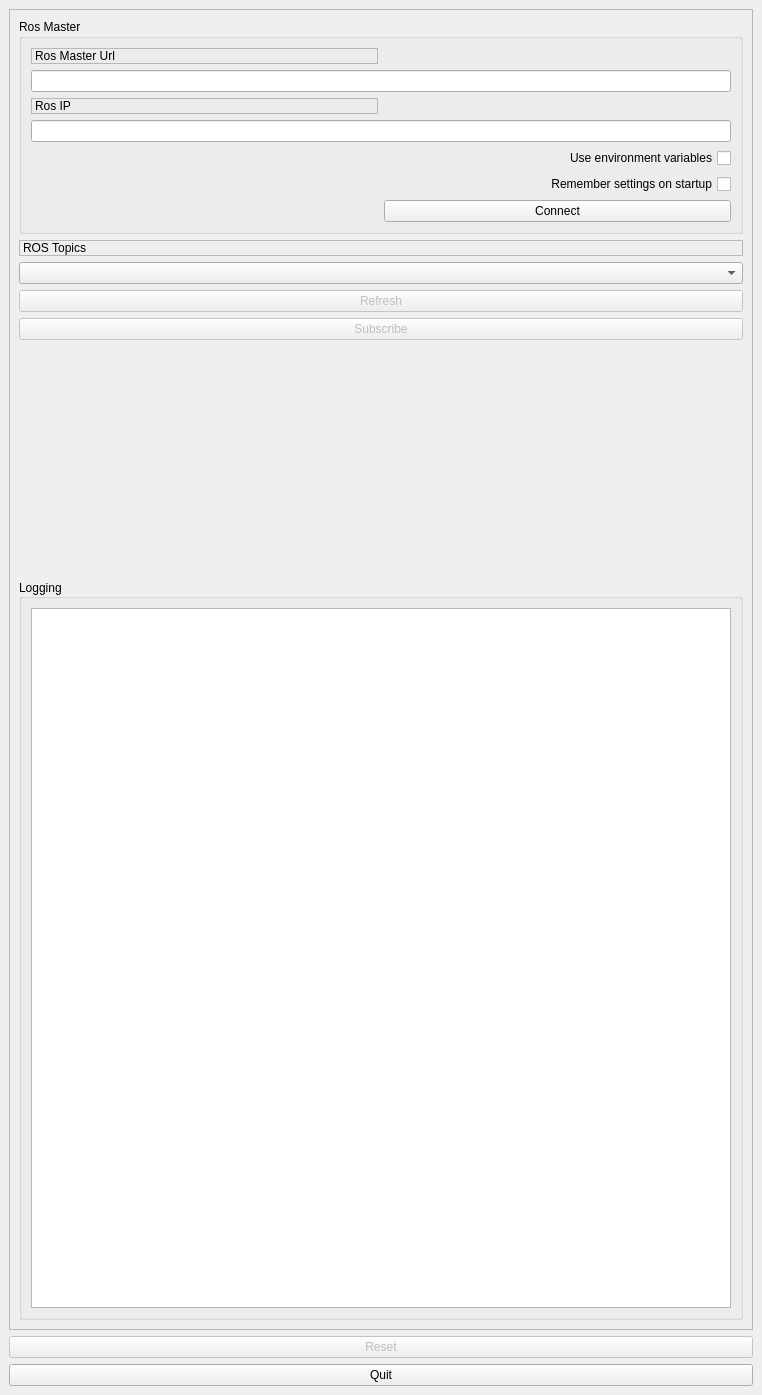
  <widget class="QDockWidget" name="dock_status">
   <property name="sizePolicy">
    <sizepolicy hsizetype="Minimum" vsizetype="Preferred">
     <horstretch>0</horstretch>
     <verstretch>0</verstretch>
    </sizepolicy>
   </property>
   <property name="minimumSize">
    <size>
     <width>762</width>
     <height>1187</height>
    </size>
   </property>
   <property name="allowedAreas">
    <set>Qt::RightDockWidgetArea</set>
   </property>
   <property name="windowTitle">
    <string>ROS Comms</string>
   </property>
   <attribute name="dockWidgetArea">
    <number>2</number>
   </attribute>
   <widget class="QWidget" name="dockWidgetContents_2">
    <layout class="QVBoxLayout" name="verticalLayout">
     <item>
      <widget class="QFrame" name="frame">
       <property name="sizePolicy">
        <sizepolicy hsizetype="Preferred" vsizetype="Preferred">
         <horstretch>0</horstretch>
         <verstretch>0</verstretch>
        </sizepolicy>
       </property>
       <property name="frameShape">
        <enum>QFrame::StyledPanel</enum>
       </property>
       <property name="frameShadow">
        <enum>QFrame::Raised</enum>
       </property>
       <layout class="QVBoxLayout" name="verticalLayout_3">
        <item>
         <widget class="QGroupBox" name="groupBox">
          <property name="title">
           <string>Ros Master</string>
          </property>
          <layout class="QGridLayout" name="gridLayout">
           <item row="2" column="0">
            <widget class="QLabel" name="label_2">
             <property name="frameShape">
              <enum>QFrame::StyledPanel</enum>
             </property>
             <property name="frameShadow">
              <enum>QFrame::Raised</enum>
             </property>
             <property name="text">
              <string>Ros IP</string>
             </property>
            </widget>
           </item>
           <item row="5" column="0" colspan="2">
            <widget class="QCheckBox" name="checkbox_remember_settings">
             <property name="layoutDirection">
              <enum>Qt::RightToLeft</enum>
             </property>
             <property name="text">
              <string>Remember settings on startup</string>
             </property>
            </widget>
           </item>
           <item row="0" column="0">
            <widget class="QLabel" name="label">
             <property name="frameShape">
              <enum>QFrame::StyledPanel</enum>
             </property>
             <property name="frameShadow">
              <enum>QFrame::Raised</enum>
             </property>
             <property name="text">
              <string>Ros Master Url</string>
             </property>
            </widget>
           </item>
           <item row="3" column="0" colspan="2">
            <widget class="QLineEdit" name="line_edit_host">
             <property name="text">
              <string/>
             </property>
            </widget>
           </item>
           <item row="1" column="0" colspan="2">
            <widget class="QLineEdit" name="line_edit_master">
             <property name="text">
              <string/>
             </property>
            </widget>
           </item>
           <item row="6" column="1">
            <widget class="QPushButton" name="button_connect">
             <property name="enabled">
              <bool>true</bool>
             </property>
             <property name="sizePolicy">
              <sizepolicy hsizetype="MinimumExpanding" vsizetype="Fixed">
               <horstretch>0</horstretch>
               <verstretch>0</verstretch>
              </sizepolicy>
             </property>
             <property name="toolTip">
              <string>Set the target to the current joint trajectory state.</string>
             </property>
             <property name="statusTip">
              <string>Clear all waypoints and set the target to the current joint trajectory state.</string>
             </property>
             <property name="text">
              <string>Connect</string>
             </property>
            </widget>
           </item>
           <item row="6" column="0">
            <spacer name="horizontalSpacer">
             <property name="orientation">
              <enum>Qt::Horizontal</enum>
             </property>
             <property name="sizeHint" stdset="0">
              <size>
               <width>170</width>
               <height>21</height>
              </size>
             </property>
            </spacer>
           </item>
           <item row="4" column="0" colspan="2">
            <widget class="QCheckBox" name="checkbox_use_environment">
             <property name="layoutDirection">
              <enum>Qt::RightToLeft</enum>
             </property>
             <property name="text">
              <string>Use environment variables</string>
             </property>
            </widget>
           </item>
          </layout>
         </widget>
        </item>
        <item>
         <widget class="QLabel" name="label_7">
          <property name="frameShape">
           <enum>QFrame::StyledPanel</enum>
          </property>
          <property name="frameShadow">
           <enum>QFrame::Raised</enum>
          </property>
          <property name="text">
           <string>ROS Topics</string>
          </property>
         </widget>
        </item>
        <item>
         <widget class="QComboBox" name="combobox_topics"/>
        </item>
        <item>
         <widget class="QPushButton" name="button_refresh">
          <property name="enabled">
           <bool>false</bool>
          </property>
          <property name="text">
           <string>Refresh</string>
          </property>
         </widget>
        </item>
        <item>
         <widget class="QPushButton" name="button_subscribe">
          <property name="enabled">
           <bool>false</bool>
          </property>
          <property name="text">
           <string>Subscribe</string>
          </property>
         </widget>
        </item>
        <item>
         <spacer name="verticalSpacer_3">
          <property name="orientation">
           <enum>Qt::Vertical</enum>
          </property>
          <property name="sizeHint" stdset="0">
           <size>
            <width>20</width>
            <height>233</height>
           </size>
          </property>
         </spacer>
        </item>
        <item>
         <widget class="QGroupBox" name="groupBox_3">
          <property name="sizePolicy">
           <sizepolicy hsizetype="Preferred" vsizetype="Preferred">
            <horstretch>0</horstretch>
            <verstretch>0</verstretch>
           </sizepolicy>
          </property>
          <property name="minimumSize">
           <size>
            <width>0</width>
            <height>0</height>
           </size>
          </property>
          <property name="title">
           <string>Logging</string>
          </property>
          <property name="alignment">
           <set>Qt::AlignLeading|Qt::AlignLeft|Qt::AlignVCenter</set>
          </property>
          <layout class="QVBoxLayout" name="verticalLayout_6">
           <item>
            <widget class="QListView" name="view_logging">
             <property name="sizePolicy">
              <sizepolicy hsizetype="MinimumExpanding" vsizetype="MinimumExpanding">
               <horstretch>0</horstretch>
               <verstretch>0</verstretch>
              </sizepolicy>
             </property>
             <property name="minimumSize">
              <size>
               <width>600</width>
               <height>700</height>
              </size>
             </property>
             <property name="itemAlignment">
              <set>Qt::AlignLeading|Qt::AlignLeft|Qt::AlignRight|Qt::AlignTrailing</set>
             </property>
            </widget>
           </item>
          </layout>
         </widget>
        </item>
       </layout>
      </widget>
     </item>
     <item>
      <widget class="QPushButton" name="button_reset">
       <property name="enabled">
        <bool>false</bool>
       </property>
       <property name="sizePolicy">
        <sizepolicy hsizetype="MinimumExpanding" vsizetype="Fixed">
         <horstretch>0</horstretch>
         <verstretch>0</verstretch>
        </sizepolicy>
       </property>
       <property name="text">
        <string>Reset</string>
       </property>
      </widget>
     </item>
     <item>
      <widget class="QPushButton" name="quit_button">
       <property name="sizePolicy">
        <sizepolicy hsizetype="MinimumExpanding" vsizetype="Fixed">
         <horstretch>0</horstretch>
         <verstretch>0</verstretch>
        </sizepolicy>
       </property>
       <property name="text">
        <string>Quit</string>
       </property>
      </widget>
     </item>
    </layout>
   </widget>
  </widget>
